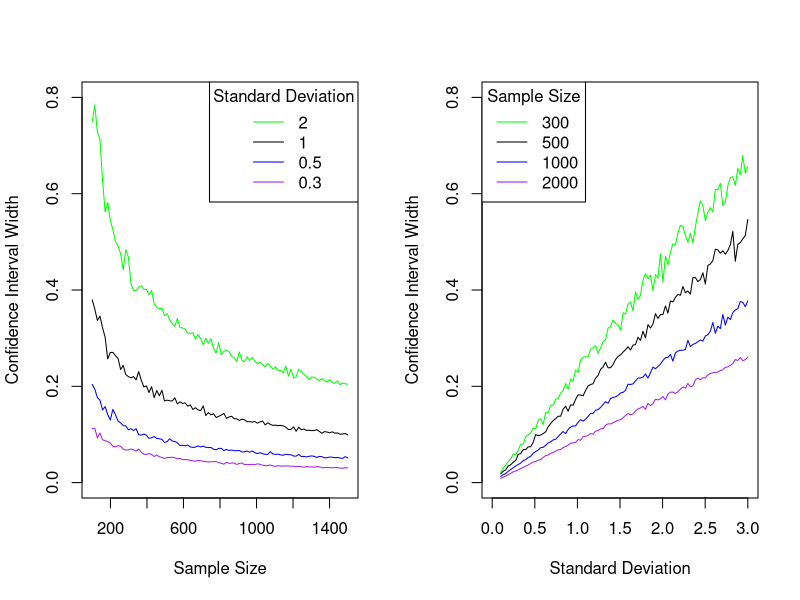

Write the R code that produced this figure.

n.width.plot <- function(sd, col) {
  ns <- seq(from=100, to=1500, length.out=100)
  widths <- sapply(ns, function(n) {
    int <- t.test(rnorm(n, sd=sd))$conf.int
    width <- int[2] - int[1]
  })
  lines(ns, widths, col=col)
}

task.a <- function() {
  sds <- c(2, 1, 0.5, 0.3)
  cols <- c("green", "black", "blue", "purple")
  
  plot(x=NULL, y=NULL,
       xlab="Sample Size", ylab="Confidence Interval Width",
       type="l",
       xlim=c(100, 1500),
       ylim=c(0, 0.8))
  for (i in seq_along(sds)) {
    n.width.plot(sds[i], cols[i])
  }
  legend("topright", legend=sds, col=cols, lty=1, title="Standard Deviation")
}

sd.width.plot <- function(n, col) {
  sds <- seq(from=3, to=0.1, length.out=100)
  widths <- sapply(sds, function(sd) {
    int <- t.test(rnorm(n, sd=sd))$conf.int
    width <- int[2] - int[1]
  })
  lines(sds, widths, col=col)
}

task.b <- function() {
  ns <- c(300, 500, 1000, 2000)
  cols <- c("green", "black", "blue", "purple")
  
  plot(x=NULL, y=NULL,
       xlab="Standard Deviation", ylab="Confidence Interval Width",
       type="l",
       xlim=c(0, 3),
       ylim=c(0, 0.8))
  for (i in seq_along(ns)) {
    sd.width.plot(ns[i], cols[i])
  }
  legend("topleft", legend=ns, col=cols, lty=1, title="Sample Size")
}

show.plots <- function() {
  par(mfrow=c(1, 2))
  task.a()
  task.b()
}

save.plots.jpeg <- function(filename) {
  jpeg(filename, width=960, height=480)
  show.plots()
  dev.off()
}

save.plots.jpeg("04/plot.jpeg")
